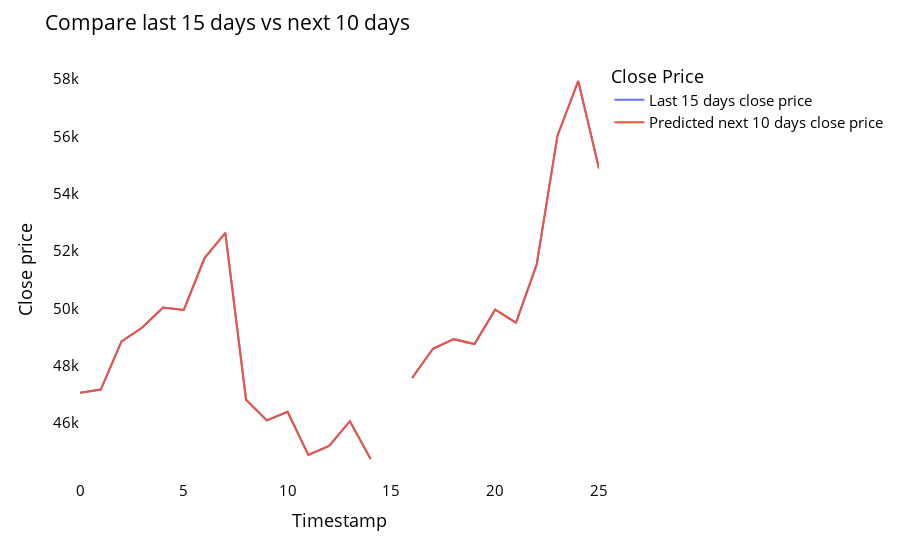

The code cell stored with this chart in its notebook:
### Code cell
temp_mat = np.empty((len(last_days)+pred_days+1,1))
temp_mat[:] = np.nan
temp_mat = temp_mat.reshape(1,-1).tolist()[0]

last_original_days_value = temp_mat
next_predicted_days_value = temp_mat

last_original_days_value[0:time_step+1] = scaler.inverse_transform(closedf[len(closedf)-time_step:]).reshape(1,-1).tolist()[0]
next_predicted_days_value[time_step+1:] = scaler.inverse_transform(np.array(lst_output).reshape(-1,1)).reshape(1,-1).tolist()[0]

new_pred_plot = pd.DataFrame({
    'last_original_days_value':last_original_days_value,
    'next_predicted_days_value':next_predicted_days_value
})

names = cycle(['Last 15 days close price','Predicted next 10 days close price'])

fig = px.line(new_pred_plot,x=new_pred_plot.index, y=[new_pred_plot['last_original_days_value'],
                                                      new_pred_plot['next_predicted_days_value']],
              labels={'value': 'Close price','index': 'Timestamp'})
fig.update_layout(title_text='Compare last 15 days vs next 10 days',
                  plot_bgcolor='white', font_size=15, font_color='black',legend_title_text='Close Price')
fig.for_each_trace(lambda t:  t.update(name = next(names)))
fig.update_xaxes(showgrid=False)
fig.update_yaxes(showgrid=False)
fig.show()

### Figure 1 — Plotly figure (JSON) as saved in the notebook; plotly's stock layout.template omitted (floating-point values rounded to 4 significant figures)
{"data": [{"hovertemplate": "variable=last_original_days_value<br>Timestamp=%{x}<br>Close price=%{y}<extra></extra>", "legendgroup": "last_original_days_value", "line": {"color": "#636efa", "dash": "solid"}, "marker": {"symbol": "circle"}, "mode": "lines", "name": "Last 15 days close price", "orientation": "v", "showlegend": true, "type": "scatter", "x": [0, 1, 2, 3, 4, 5, 6, 7, 8, 9, 10, 11, 12, 13, 14, 15, 16, 17, 18, 19, 20, 21, 22, 23, 24, 25], "xaxis": "x", "y": [47050.0, 47170.0, 48850.0, 49330.0, 50030.0, 49940.0, 51750.0, 52630.0, 46810.0, 46090.0, 46390.0, 44880.0, 45200.0, 46060.0, 44740.0, null, 47570.0, 48590.0, 48920.0, 48760.0, 49960.0, 49500.0, 51530.0, 56020.0, 57930.0, 54870.0], "yaxis": "y"}, {"hovertemplate": "variable=next_predicted_days_value<br>Timestamp=%{x}<br>Close price=%{y}<extra></extra>", "legendgroup": "next_predicted_days_value", "line": {"color": "#EF553B", "dash": "solid"}, "marker": {"symbol": "circle"}, "mode": "lines", "name": "Predicted next 10 days close price", "orientation": "v", "showlegend": true, "type": "scatter", "x": [0, 1, 2, 3, 4, 5, 6, 7, 8, 9, 10, 11, 12, 13, 14, 15, 16, 17, 18, 19, 20, 21, 22, 23, 24, 25], "xaxis": "x", "y": [47050.0, 47170.0, 48850.0, 49330.0, 50030.0, 49940.0, 51750.0, 52630.0, 46810.0, 46090.0, 46390.0, 44880.0, 45200.0, 46060.0, 44740.0, null, 47570.0, 48590.0, 48920.0, 48760.0, 49960.0, 49500.0, 51530.0, 56020.0, 57930.0, 54870.0], "yaxis": "y"}], "layout": {"font": {"color": "black", "size": 15}, "legend": {"title": {"text": "Close Price"}, "tracegroupgap": 0}, "margin": {"t": 60}, "plot_bgcolor": "white", "title": {"text": "Compare last 15 days vs next 10 days"}, "xaxis": {"anchor": "y", "domain": [0, 1], "showgrid": false, "title": {"text": "Timestamp"}}, "yaxis": {"anchor": "x", "domain": [0, 1], "showgrid": false, "title": {"text": "Close price"}}}}
